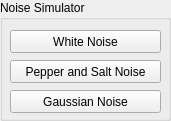
   <widget class="QGroupBox" name="groupBoxNoiseSimulator">
    <property name="geometry">
     <rect>
      <x>1130</x>
      <y>570</y>
      <width>171</width>
      <height>121</height>
     </rect>
    </property>
    <property name="title">
     <string>Noise Simulator</string>
    </property>
    <widget class="QPushButton" name="pushButtonWhiteNoise">
     <property name="geometry">
      <rect>
       <x>10</x>
       <y>30</y>
       <width>151</width>
       <height>23</height>
      </rect>
     </property>
     <property name="toolTip">
      <string>&lt;html&gt;&lt;head/&gt;&lt;body&gt;&lt;p&gt;Displays the image with with white noise&lt;/p&gt;&lt;/body&gt;&lt;/html&gt;</string>
     </property>
     <property name="text">
      <string>White Noise</string>
     </property>
    </widget>
    <widget class="QPushButton" name="pushButtonPepperAndSaltNoise">
     <property name="geometry">
      <rect>
       <x>10</x>
       <y>60</y>
       <width>151</width>
       <height>23</height>
      </rect>
     </property>
     <property name="toolTip">
      <string>&lt;html&gt;&lt;head/&gt;&lt;body&gt;&lt;p&gt;Displays the image with with pepper and salt noise&lt;/p&gt;&lt;/body&gt;&lt;/html&gt;</string>
     </property>
     <property name="text">
      <string>Pepper and Salt Noise</string>
     </property>
    </widget>
    <widget class="QPushButton" name="pushButtonGaussianNoise">
     <property name="geometry">
      <rect>
       <x>10</x>
       <y>90</y>
       <width>151</width>
       <height>23</height>
      </rect>
     </property>
     <property name="toolTip">
      <string>&lt;html&gt;&lt;head/&gt;&lt;body&gt;&lt;p&gt;Displays the image with with gaussian noise&lt;/p&gt;&lt;/body&gt;&lt;/html&gt;</string>
     </property>
     <property name="text">
      <string>Gaussian Noise</string>
     </property>
    </widget>
   </widget>
